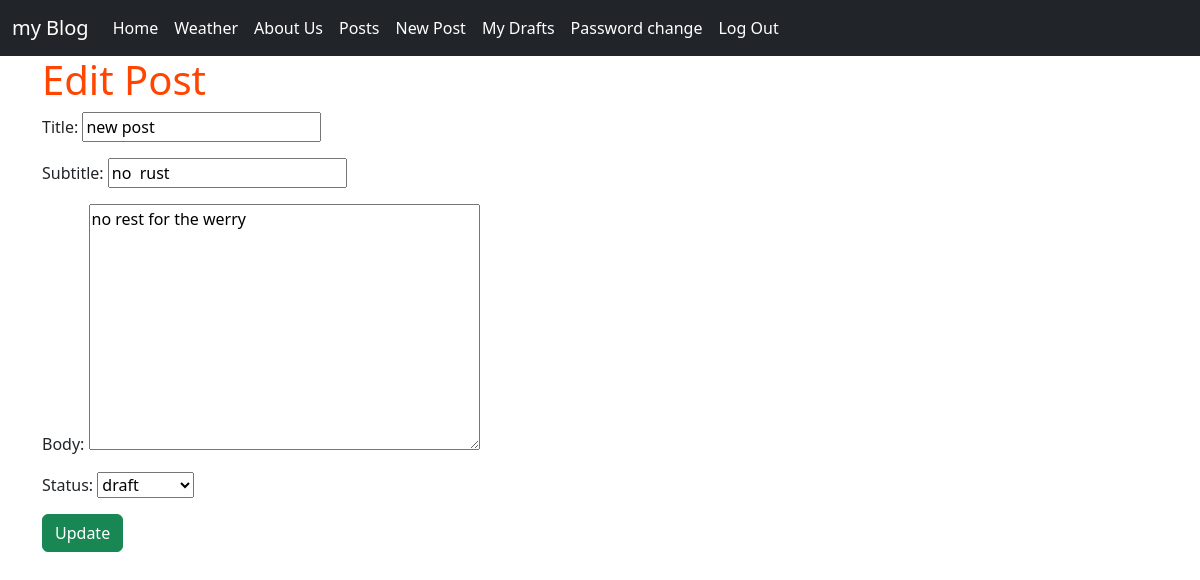
The app's page /posts/4/edit (signed in), older data.
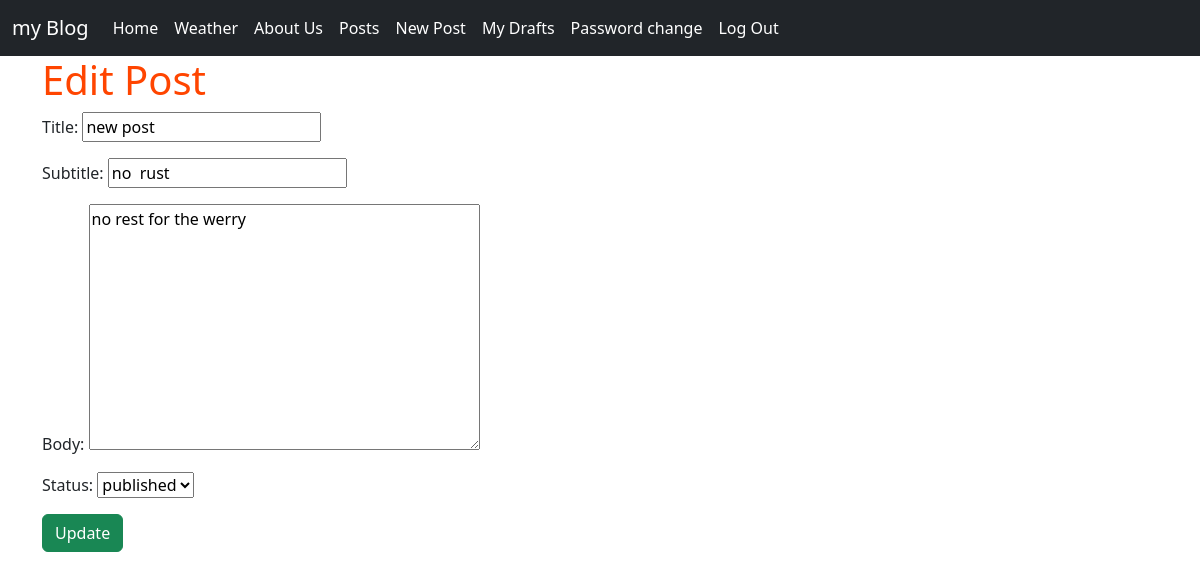
The same page, newer data.
### posts/models.py (models this page shows, shortened)
class Post(models.Model):
    title = models.CharField(max_length=256)
    subtitle = models.CharField(max_length=256)
    body = models.TextField()
    created_on = models.DateTimeField(auto_now_add=True)
    author = models.ForeignKey(
        get_user_model(),
        on_delete=models.CASCADE
    )
    status = models.ForeignKey(
        'Status',
        on_delete=models.CASCADE,
        default=2
    )

### posts/views.py (the view)
# urls.py: path('<int:pk>/edit', views.PostUpdateView.as_view(), name='edit'),
class PostUpdateView(LoginRequiredMixin, UserPassesTestMixin, UpdateView):
    template_name = "posts/edit.html"
    model = Post
    fields = ['title', 'subtitle', 'body', 'status']
    def test_func(self):
        post_obj = self.get_object()
        return self.request.user == post_obj.author

### posts/models.py (called while the page is built)
    def __str__(self):
        return self.name

### templates/posts/edit.html (shortened to what this page needs)
{% extends 'base.html' %}
{% load static %}
{% block content %}
<h1>Edit Post</h1>
<form method="POST">
    {{ form.as_p }}
    <input type="submit" class="btn btn-success" value="Update">
</form>
{% endblock content %}

Row changes from the older to the newer data that the page shows:
changed Post "new post": status "draft" → "published"
